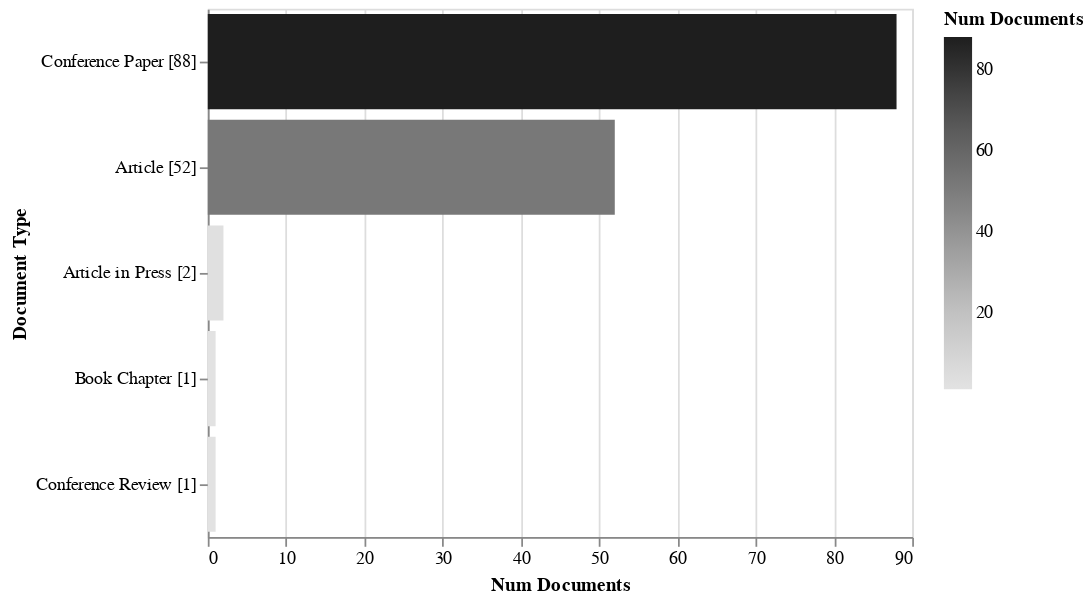

The notebook cell saved with this chart:
### Code cell
# rdf.documents_by_terms("Document Type").altair_barhplot()

### Figure 1 — Vega-Lite specification as saved in the notebook (floating-point values rounded to 4 significant figures)
{"$schema": "https://vega.github.io/schema/vega-lite/v3.4.0.json", "config": {"mark": {"tooltip": null}, "view": {"height": 300, "width": 400}}, "data": {"name": "data-6646d1f59f1966d9969498ed10e5c0cf"}, "datasets": {"data-6646d1f59f1966d9969498ed10e5c0cf": [{"Document Type": "Conference Paper [88]", "ID": ["[*7*]", "[*8*]", "[*9*]", "[*12*]", "[*13*]", "[*14*]", "[*15*]", "[*16*]", "[*17*]", "[*19*]", "[*20*]", "[*21*]", "[*22*]", "[*23*]", "[*24*]", "[*26*]", "[*30*]", "[*32*]", "[*36*]", "[*40*]", "[*41*]", "[*42*]", "[*45*]", "[*48*]", "[*49*]", "[*50*]", "[*51*]", "[*52*]", "[*53*]", "[*55*]", "[*56*]", "[*57*]", "[*59*]", "[*60*]", "[*61*]", "[*63*]", "[*64*]", "[*65*]", "[*66*]", "[*69*]", "[*70*]", "[*71*]", "[*72*]", "[*73*]", "[*74*]", "[*75*]", "[*76*]", "[*77*]", "[*78*]", "[*79*]", "[*81*]", "[*82*]", "[*83*]", "[*84*]", "[*85*]", "[*86*]", "[*87*]", "[*88*]", "[*89*]", "[*90*]", "[*91*]", "[*93*]", "[*94*]", "[*96*]", "[*97*]", "[*98*]", "[*99*]", "[*100*]", "[*101*]", "[*102*]", "[*106*]", "[*107*]", "[*109*]", "[*110*]", "[*114*]", "[*115*]", "[*116*]", "[*118*]", "[*119*]", "[*120*]", "[*121*]", "[*122*]", "[*124*]", "[*126*]", "[*129*]", "[*138*]", "[*140*]", "[*143*]"], "Num Documents": 88}, {"Document Type": "Article [52]", "ID": ["[*0*]", "[*1*]", "[*2*]", "[*3*]", "[*4*]", "[*5*]", "[*6*]", "[*10*]", "[*11*]", "[*18*]", "[*25*]", "[*27*]", "[*28*]", "[*29*]", "[*31*]", "[*33*]", "[*34*]", "[*35*]", "[*37*]", "[*38*]", "[*39*]", "[*43*]", "[*44*]", "[*46*]", "[*47*]", "[*54*]", "[*58*]", "[*62*]", "[*67*]", "[*68*]", "[*80*]", "[*103*]", "[*104*]", "[*105*]", "[*108*]", "[*111*]", "[*112*]", "[*113*]", "[*117*]", "[*123*]", "[*125*]", "[*127*]", "[*128*]", "[*130*]", "[*131*]", "[*132*]", "[*133*]", "[*134*]", "[*135*]", "[*137*]", "[*139*]", "[*142*]"], "Num Documents": 52}, {"Document Type": "Article in Press [2]", "ID": ["[*92*]", "[*95*]"], "Num Documents": 2}, {"Document Type": "Book Chapter [1]", "ID": ["[*136*]"], "Num Documents": 1}, {"Document Type": "Conference Review [1]", "ID": ["[*141*]"], "Num Documents": 1}]}, "encoding": {"color": {"field": "Num Documents", "scale": {"scheme": "Greys"}, "type": "quantitative"}, "x": {"field": "Num Documents", "type": "quantitative"}, "y": {"field": "Document Type", "sort": {"field": "Num Documents:Q"}, "type": "nominal"}}, "mark": "bar"}
